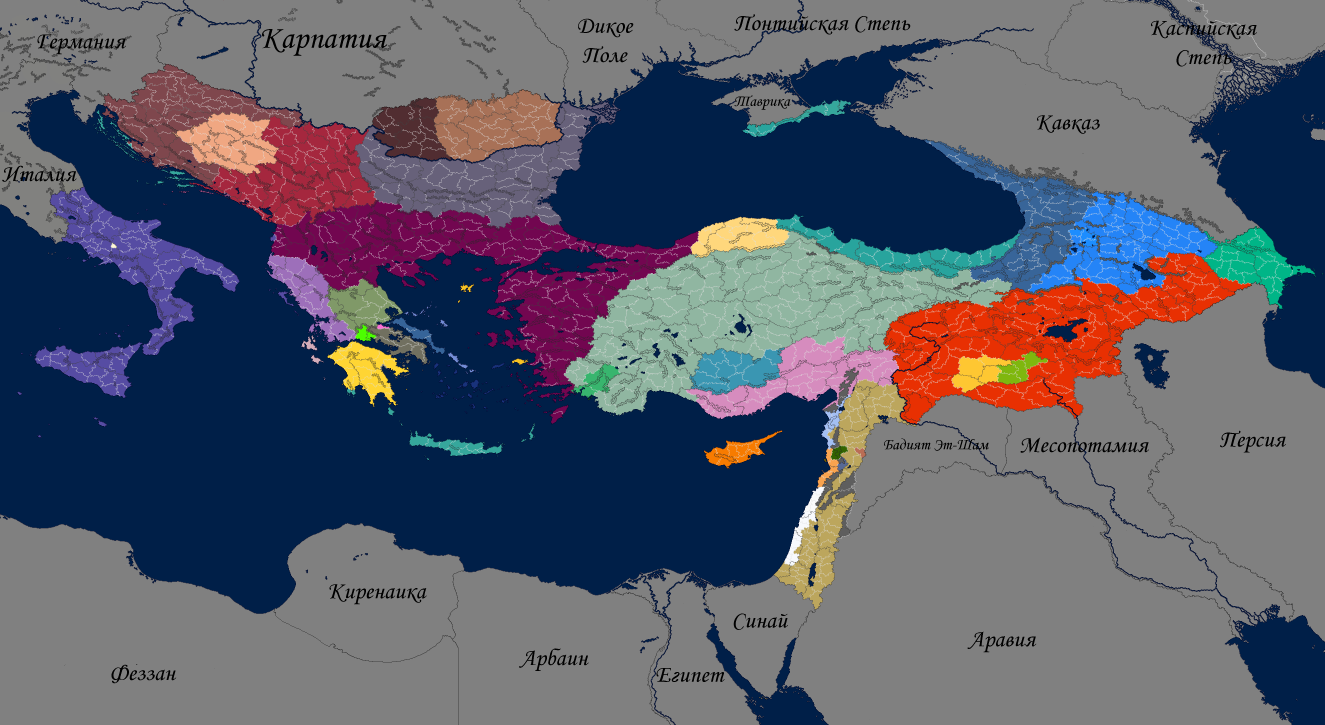
#> input picture source/polychronion1261 - political.png, 5298 x 2899 px (shown at 1/4 size); its folder holds only this picture in this run
$ python mkseamask.py
#> lines starting #> are read from the running program, lines starting #| are printed output that depends on the picture; after the words box and inside, x2 and y2 are one past the last pixel; in counts of white or black regions, pixels touching at a corner belong together
# Маска открытого моря для анимации воды (волны, блики, пена у берегов): крупные водоёмы цвета моря
# (без рек и озёр) + береговая линия рядом с ними. Выход: ../sea.png — половинное разрешение, прозрачность = море.
import os, sys, glob
import numpy as np
from PIL import Image
import scipy.ndimage as nd
SP = os.path.dirname(os.path.abspath(__file__)) + '/'
OUT = sys.argv[1] if len(sys.argv) > 1 else SP + '..'
P = np.asarray(Image.open(sorted(glob.glob(SP + '../source/*political*.png'))[0]).convert('RGB')).astype(np.int32)
k = (P[..., 0] << 16) | (P[..., 1] << 8) | P[..., 2]
sea = k == 0x001F48
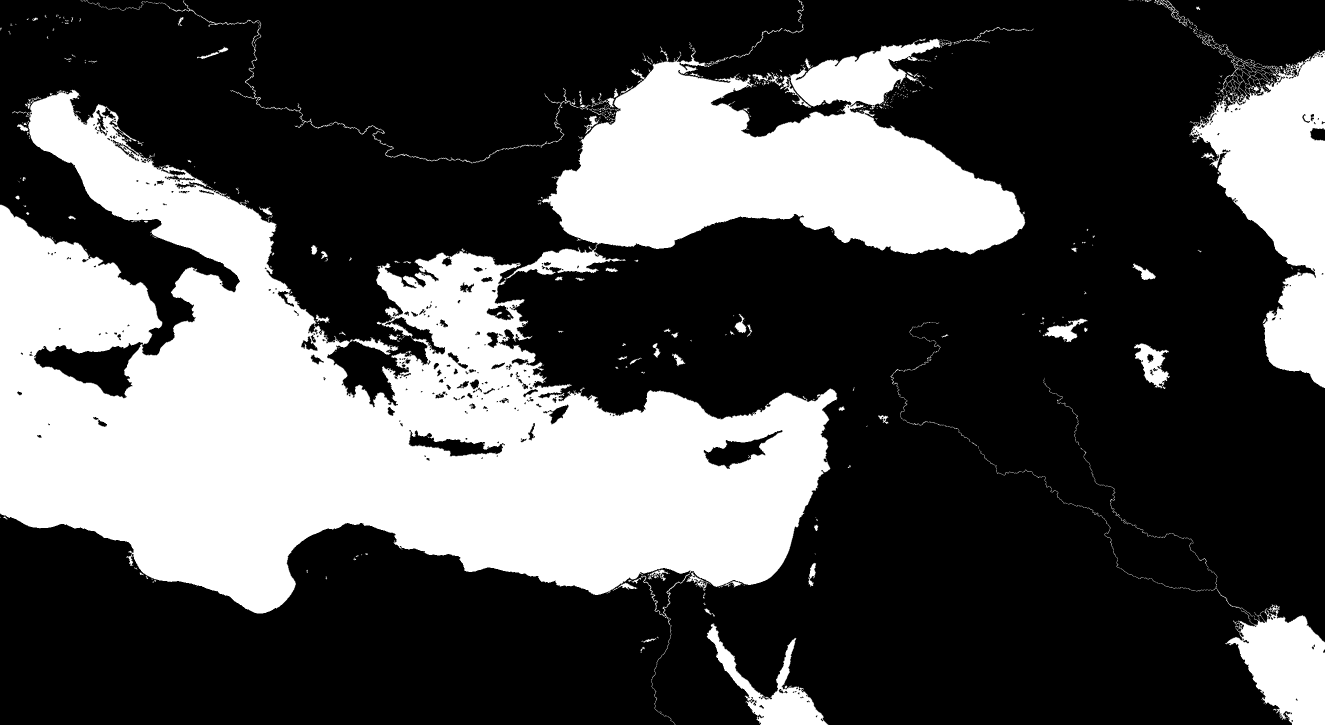
#> sea: shape (2899, 5298) bool (shown at 1/4 size); 31.1% white; 376 white regions (179 under 20 px), largest, box (x1, y1, x2, y2) and area: (0, 153, 4101, 2454) 4172222, (4756, 133, 5298, 1552) 358895, (4900, 2417, 5298, 2899) 113919
lab, n = nd.label(sea)
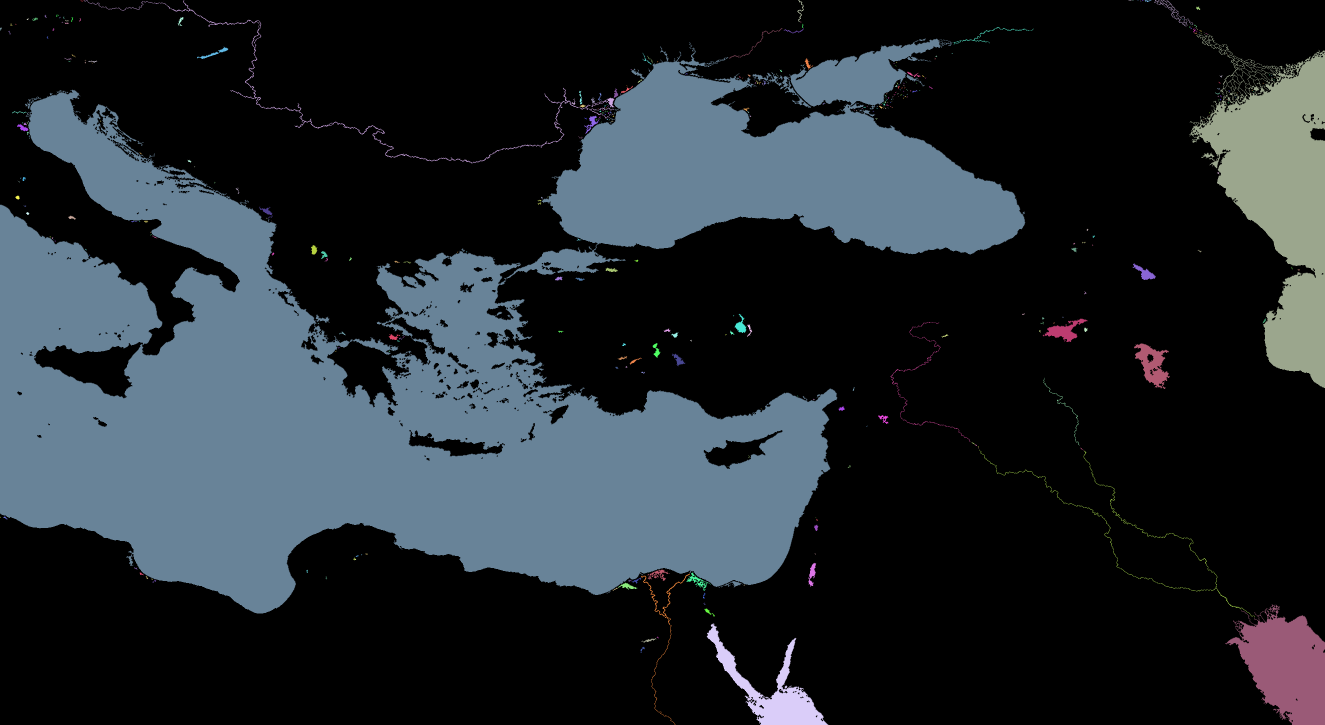
#> lab: shape (2899, 5298) int32 (shown at 1/4 size); 384 distinct labels, from 0 to 383; one colour per label, 0 black
#> n = 383
sz = nd.sum(sea, lab, range(1, n + 1))
#> sz = 383 values, max 4172222 at index 51, min 1 at index 30, mean 12457
big = np.isin(lab, [i + 1 for i, v in enumerate(sz) if v > 150000])
#> big: shape (2899, 5298) bool; 29.5% white; 2 white regions, box (x1, y1, x2, y2) and area: (0, 153, 4101, 2454) 4172222, (4756, 137, 5298, 1552) 358875
big |= nd.binary_dilation(big, iterations=2) & (k == 0x000020)          # береговая линия у открытого моря
#> big: shape (2899, 5298) bool; 30.1% white; 2 white regions, box (x1, y1, x2, y2) and area: (0, 152, 4102, 2455) 4242599, (4755, 136, 5298, 1553) 376341
if os.path.exists(SP + 'umap/riverland.npy'):   # узкая вода рек (mkriverland.py) — суша с рекой, не море: волны и пена её не трогают
    RL = nd.binary_dilation(np.load(SP + 'umap/riverland.npy'), iterations=2); big &= ~RL
H, W = big.shape
#> H = 2899; W = 5298
m = Image.fromarray((big * 255).astype(np.uint8)).resize(((W + 1) // 2, (H + 1) // 2), Image.BOX)
Image.merge('LA', (Image.new('L', m.size, 255), m)).save(OUT + '/sea.png', optimize=True)   # море — непрозрачно, остальное прозрачно (для destination-in)
print('море, % карты:', round(big.mean() * 100, 1), os.path.getsize(OUT + '/sea.png') // 1024, 'КБ')
#| море, % карты: 30.1 63 КБ
# --- пена у берегов (../foam.png, половинное разрешение) ---
# суша для прибоя — всё, что не открытое море (береговая линия — тоже берег), считается в полном разрешении,
# а в половинное берётся «минимумом» по 2×2 — так крошечные острова не пропадают.
# R = (расстояние со знаком + 1) × 40; у маленьких островов полоса прибоя уже: d / охват × 5,5
# G = плавный шум (неровность пены), B = направление от берега в море (0..255 = 0..2π), A = сила берега (открытость) в полосе, 0 — вне её
seaO = big   # море + береговая линия: нарисованный контур берега проходит посередине этой линии
# расстояние со знаком (море +, суша −) в полном разрешении, затем среднее по 2×2 — граница берега проходит точно, без «ступенек»;
# ноль сдвинут на 0,75 px в море — под середину контура (иначе пена начинается в 1–2 px от нарисованного берега)
Ds = nd.distance_transform_edt(seaO); Dl = nd.distance_transform_edt(~seaO)
SDf = (np.where(seaO, Ds - 0.5, -(Dl - 0.5)) - 0.75).astype(np.float32)
Hh, Wh = (H + 1) // 2, (W + 1) // 2
#> Hh = 1450; Wh = 2649
SDp = np.pad(SDf, ((0, Hh * 2 - H), (0, Wh * 2 - W)), mode='edge')
Dh = SDp.reshape(Hh, 2, Wh, 2).mean(axis=(1, 3)) / 2                # в пикселях половинного разрешения
landh = Dh <= 0
#> landh: shape (1450, 2649) bool; 70.3% white; 2 black regions, box (x1, y1, x2, y2) and area: (0, 77, 2051, 1227) 1048358, (2378, 69, 2649, 776) 90907
# охват прибоя по размеру ближайшего куска суши: крошечный остров — узкое кольцо, материк — полная полоса
lab2, n2 = nd.label(landh | (nd.minimum_filter(SDf, 2)[::2, ::2][:Hh, :Wh] < 0))
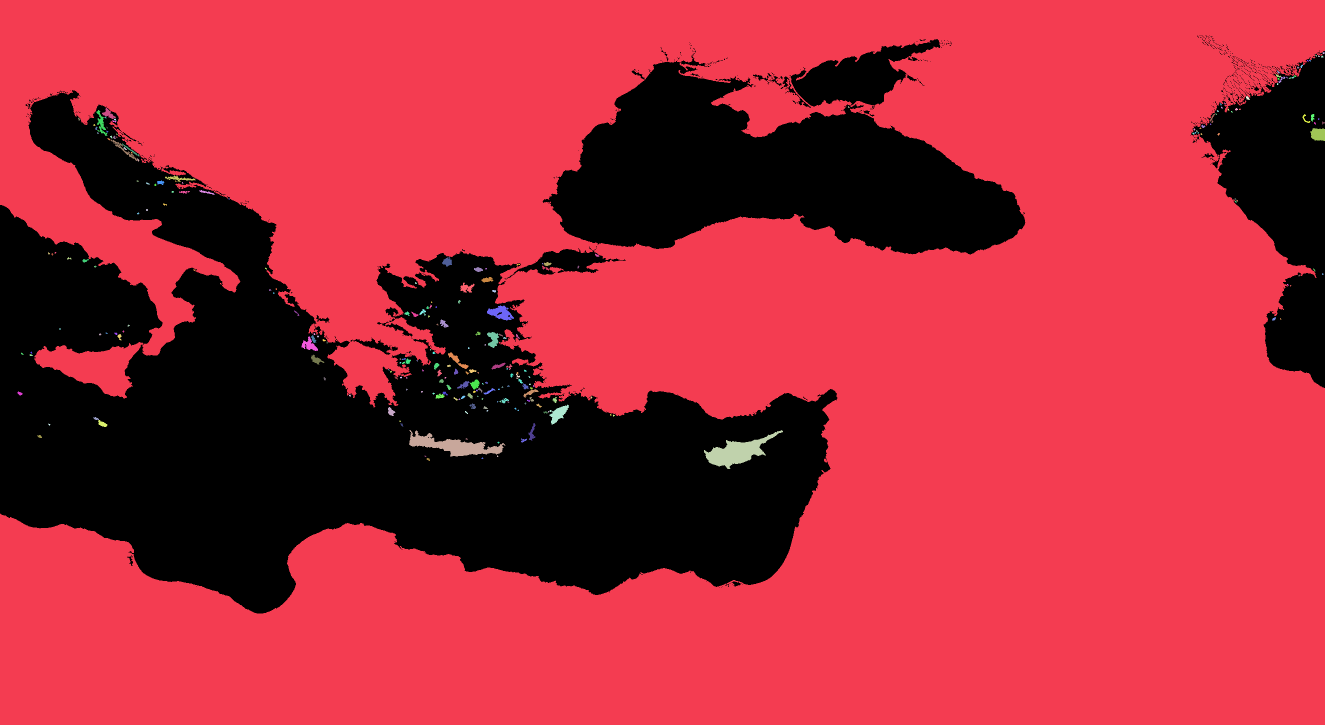
#> lab2: shape (1450, 2649) int32 (shown at 1/2 size); 259 distinct labels, from 0 to 258; one colour per label, 0 black
#> n2 = 258
area = np.bincount(lab2.ravel(), minlength=n2 + 1).astype(np.float32); area[0] = 1e9
#> after `area = np.bincount(lab2.ravel(), minlength=n2 + 1).astype(np.float32)`: area = 259 values, max 2695773 at index 1, min 6 at index 72, mean 14830.3
_, (iy, ix) = nd.distance_transform_edt(lab2 == 0, return_indices=True)
#> iy: shape (1450, 2649) int32; 1450 distinct labels, from 0 to 1449
near_area = area[lab2[iy, ix]]
reach = np.clip(1.5 + 0.8 * np.sqrt(near_area / np.pi), 1.5, 5.5)
reach = nd.gaussian_filter(reach.astype(np.float32), 3.0)          # плавно — без скачков на границе «чей берег ближе»
deff = np.where(Dh > 0, Dh * 5.5 / reach, Dh)
nearsea = nd.binary_dilation(np.asarray(m) > 60, iterations=2)
#> nearsea: shape (1450, 2649) bool; 31.4% white; 2 white regions, box (x1, y1, x2, y2) and area: (0, 74, 2053, 1230) 1104720, (2375, 66, 2649, 779) 102659
band = (Dh > -1) & (deff <= 5.3) & nearsea
#> band: shape (1450, 2649) bool; 4.3% white; 50 white regions, largest, box (x1, y1, x2, y2) and area: (0, 75, 2052, 1228) 128084, (2377, 67, 2649, 777) 19099, (812, 855, 1015, 920) 3841
# направление «от берега в море» — по градиенту сглаженного расстояния
Gs = nd.gaussian_filter(Dh.astype(np.float32), 1.5)
gy, gx = np.gradient(Gs)
ang = (np.arctan2(gy, gx) % (2 * np.pi)) / (2 * np.pi) * 255
# открытость: доля моря в радиусе ~25 px (бухты и проливы — тише)
openf = nd.uniform_filter((~landh).astype(np.float32), 51)
strength = np.clip(0.35 + 0.65 * np.clip((openf - 0.45) / 0.4, 0, 1), 0, 1)
rng = np.random.default_rng(5)
def fbm(s):
#> called with s = 5
    o = np.zeros(landh.shape, np.float32); a = 1.0
    for i in range(3): o += a * nd.gaussian_filter(rng.standard_normal(landh.shape).astype(np.float32), max(s / 2 ** i, .6)); a *= .5
#> after the loop, a = 0.125
    o -= o.min(); return o / (o.max() + 1e-6)
nz = fbm(5.0)
F = np.zeros(landh.shape + (4,), np.uint8)
F[..., 0] = np.clip((deff + 1) * 40, 0, 255); F[..., 1] = (nz * 255).astype(np.uint8); F[..., 2] = ang.astype(np.uint8)
F[..., 3] = np.clip(strength * 254 + 1, 1, 255)
F[~band] = 0
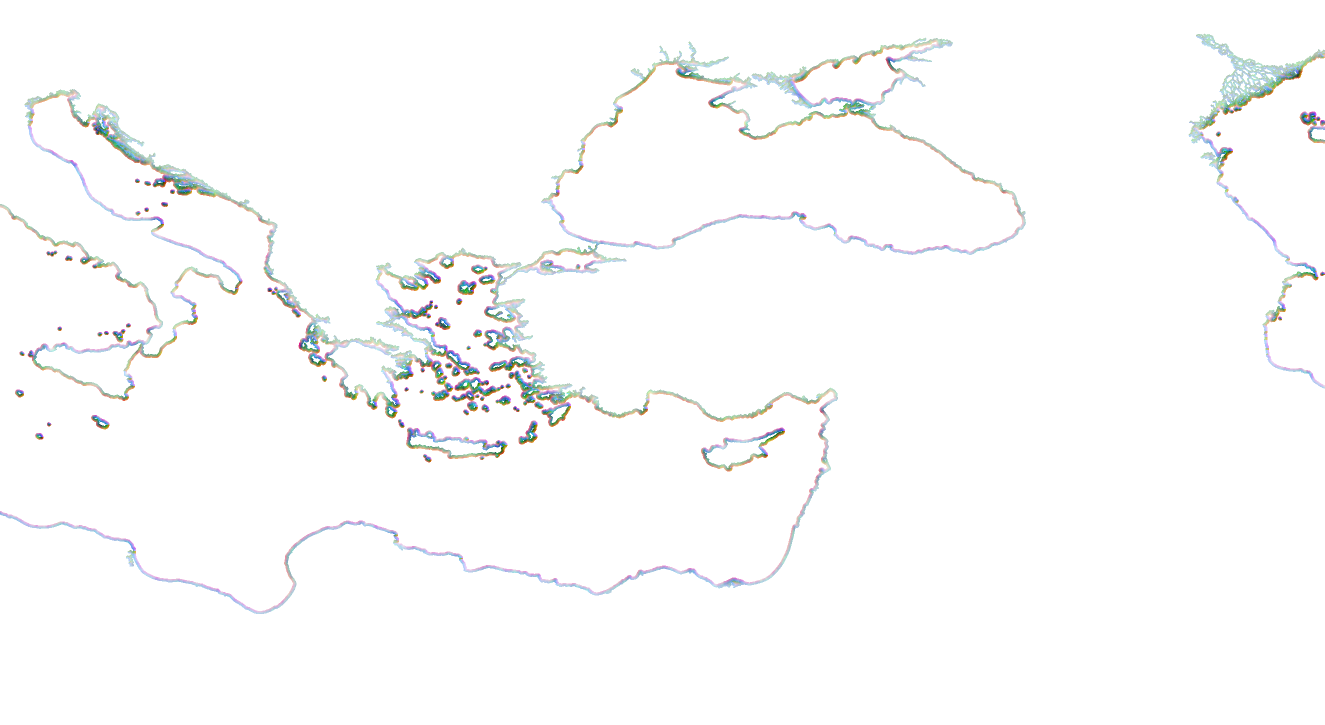
#> F: shape (1450, 2649, 4) (shown at 1/2 size); mean of channels 0, 1, 2, 3 4.6, 5.4, 5.5, 6.7; transparent parts drawn white
Image.fromarray(F, 'RGBA').save(OUT + '/foam.png', optimize=True)
print('пена: пикселей полосы', int(band.sum()), 'островов', n2, os.path.getsize(OUT + '/foam.png') // 1024, 'КБ')
#| пена: пикселей полосы 166519 островов 258 571 КБ
